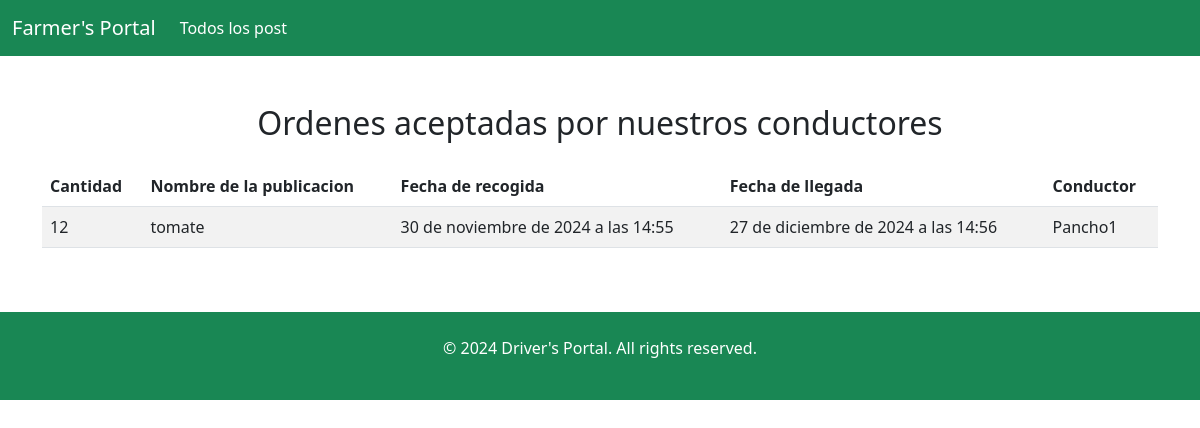
Screenshot of /Farmer/3/my-orders with the database file from the repository.
### pages/models.py (models this page shows)
class Order(models.Model):
    PostId=models.ForeignKey('Post',on_delete=models.CASCADE,null=False)
    TransportId=models.ForeignKey('Driver',on_delete=models.CASCADE,null=False)
    Amount= models.IntegerField()

class Post(models.Model):
    farmer = models.ForeignKey(Farmer, on_delete=models.CASCADE)
    name = models.CharField(max_length=50)
    stock = models.IntegerField()
    delivery_date = models.DateTimeField()
    description = models.CharField(max_length=100)
    fare = models.IntegerField()
    arrival_date = models.DateTimeField()
    Origin = models.CharField(max_length=50)
    Destination = models.CharField(max_length=50)

class Driver(models.Model):
    user = models.OneToOneField(User, on_delete=models.CASCADE)
    description = models.TextField()
    phone = models.CharField(max_length=50, null=True, blank=True)
    created_at = models.DateTimeField(auto_now_add=True)
    updated_at = models.DateTimeField(auto_now=True)

### pages/views.py (the view)
# urls.py: path('Farmer/<int:farmer_id>/my-orders', views.FarmerMyOrdersView.as_view(), name='farmer_my_orders'),
class FarmerMyOrdersView(View):
    template_name = 'farmer_My_orders.html'
    def __init__(self, order_data_access: OrderDataAccessInterface = OrderDataAccess()):
        self.order_data_access = order_data_access
    def get(self, request, farmer_id, *args, **kwargs):
        farmer = get_object_or_404(Farmer, id=farmer_id)
        orders = self.order_data_access.get_orders(farmer)
        return render(request, self.template_name, {'orders': orders, 'farmer': farmer})

### pages/utils.py (called while the page is built)
    def get_orders(self, farmer):
        now = datetime.now()
        return Order.objects.filter(PostId__delivery_date__gte=now, PostId__stock__gt=0, PostId__farmer=farmer)

### pages/templates/farmer_my_orders.html (shortened to what this page needs)
{% load i18n %}
<!DOCTYPE html>
<html lang="en">
<head>
    <link href="https://cdn.jsdelivr.net/npm/bootstrap@5.3.0-alpha1/dist/css/bootstrap.min.css" rel="stylesheet">
</head>
<body>
    <nav class="navbar navbar-expand-lg navbar-dark bg-success">
        <div class="container-fluid">
            <a class="navbar-brand" href="#">Farmer's Portal</a>
            <div class="collapse navbar-collapse" id="navbarNav">
                <ul class="navbar-nav">
                    <li class="nav-item">
                        <a class="nav-link active" href="{% url 'Farmer' farmer.id %}">{% trans "todos los post" %}</a>
                    </li>
                </ul>
            </div>
        </div>
    </nav>
    <div class="container py-5">
        <h2 class="text-center mb-4">{% trans "ordenes aceptadas por nuestros conductores" %}</h2>
        <div class="table-responsive">
            <table class="table table-striped">
                <thead>
                    <tr>
                        <th>{% trans "cantidad" %}</th>
                        <th>{% trans "nombre de la publicacion" %}</th>
                        <th>{% trans "fecha de recogida" %}</th>
                        <th>{% trans "fecha de llegada" %}</th>
                        <th>{% trans "conductor" %}</th>
                    </tr>
                </thead>
                <tbody>
                    {% for order in orders %}
                    <tr>
                        <td>{{ order.Amount }}</td>
                        <td>{{ order.PostId.name }}</td>
                        <td>{{ order.PostId.delivery_date }}</td>
                        <td>{{ order.PostId.arrival_date }}</td>
                        <td>{{ order.TransportId.user }}</td>
                    </tr>
                    {% empty %}
                    <tr>
                        <td colspan="4" class="text-center">{% trans "nada" %}</td>
                    </tr>
                    {% endfor %}
                </tbody>
            </table>
        </div>
    </div>
    <footer class="bg-success text-white text-center py-4">
        <p>&copy; 2024 Driver's Portal. All rights reserved.</p>
    </footer>
</body>
</html>

### rows the page displays
Order: Amount "12", PostId.name "tomate", PostId.delivery_date "30 de noviembre de 2024 a las 14:55", PostId.arrival_date "27 de diciembre de 2024 a las 14:56", TransportId.user "Pancho1"
